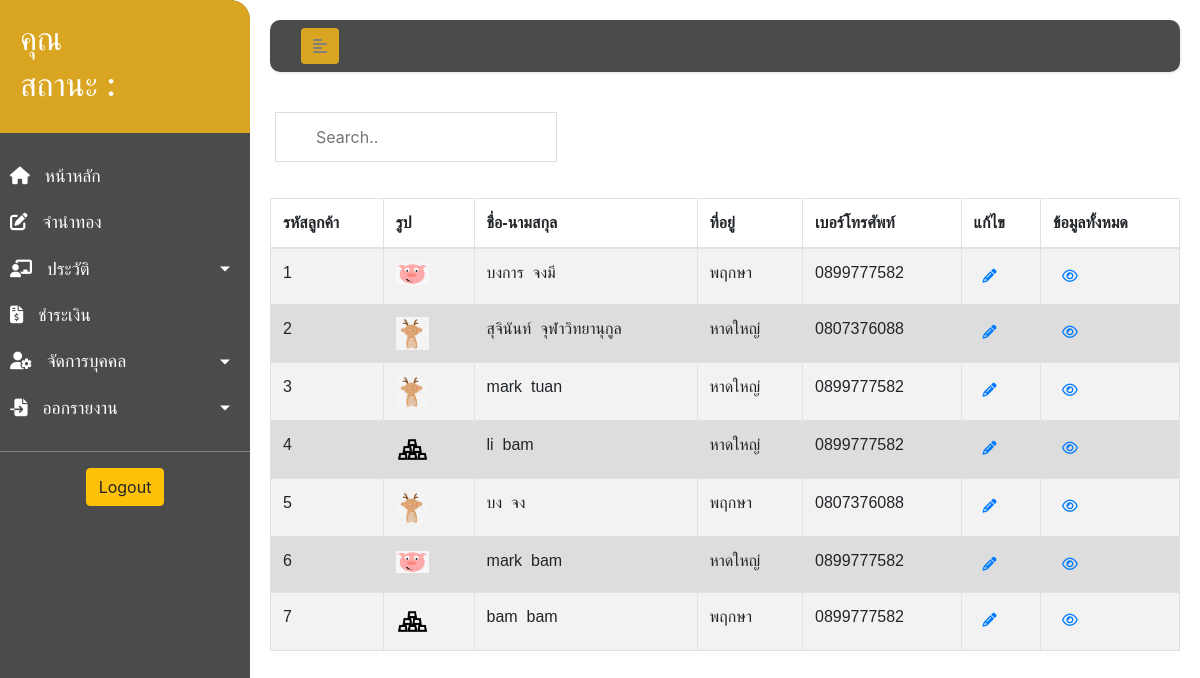
/customer.php, run on the app's committed database.
### tables this page shows
CREATE TABLE `customer` (
  `CusID` int(10) NOT NULL,
  `CusFname` varchar(255) NOT NULL,
  `CusLname` varchar(255) NOT NULL,
  `CusAddress` varchar(255) NOT NULL,
  `Tel` int(12) NOT NULL,
  `CusImg` varchar(255) NOT NULL
);

### customer.php (the view, shortened to what this page needs)
<?php
    include_once('config.php');
?>
<!DOCTYPE html>
<html lang="en">
<head>
    <link rel="stylesheet" href="css/css.css">
    <link rel="stylesheet" href="https://stackpath.bootstrapcdn.com/bootstrap/4.1.3/css/bootstrap.min.css">
</head>
<body>
    <div class="wrapper">
        <nav id="sidebar">
            <div class="sidebar-header">
                    <h2>คุณ <?php echo $_SESSION['fname']; ?></h2>
                    <h2>สถานะ :  <?php echo $_SESSION['position']; ?></h2>
            </div>
            <ul class="list-unstyled components">
                <li>
                    <a href="index.php">
                        <i class="fas fa-home"></i>
                        หน้าหลัก
                    </a>
                </li>
                <li>
                    <a href="pawngold.php">
                        <i class="fas fa-edit"></i>
                        จำนำทอง
                    </a>
                </li>
                <li>
                    <a href="#infoSubmenu" data-toggle="collapse" aria-expanded="false" class="dropdown-toggle">
                        <i class="fas fa-chalkboard-teacher"></i>
                        ประวัติ
                    </a>
                </li>
                <li>
                    <a href="payment.php">
                        <i class="fas fa-file-invoice-dollar"></i>
                        ชำระเงิน
                    </a>
                </li>
                <li>
                    <a href="#userSubmenu" data-toggle="collapse" aria-expanded="false" class="dropdown-toggle">
                        <i class="fas fa-user-cog"></i>
                        จัดการบุคคล
                    </a>
                </li>
                <li>
                    <a href="#reportSubmenu" data-toggle="collapse" aria-expanded="false" class="dropdown-toggle">
                        <i class="fas fa-file-import"></i>
                        ออกรายงาน
                    </a>
                </li>
            </ul>
            <div class="logout">
                <a href="logout.php">
                    <input type="submit" class="btn btn-warning" name="logout" value="Logout"><br>
                </a>
            </div>
        </nav>
        <div id="content">
            <nav class="navbar navbar-expand-lg ">
                <div class="container-fluid">
                    <button type="button" id="sidebarCollapse" class="btn">
                        <i class="fas fa-align-left"></i>
                    </button>
                </div>
            </nav>
        <div class="tbcontainer">
        <div class="row">
                <input id="myInput" type="text" placeholder="Search..">
            </div>
            <br>
        <?php
            $query = "select * FROM customer";
            $result = mysqli_query($conn, $query);
            echo"<table id='tbcustomer' class='table table-striped table-bordered' >";
            echo "<thead>";
                echo "<tr>";
                    echo "<th>รหัสลูกค้า</th>";
                    echo "<th>รูป</th>";
                    echo "<th>ชื่อ-นามสกุล</th>";
                    echo "<th>ที่อยู่</th>";
                    echo "<th>เบอร์โทรศัพท์</th>";
                    echo "<th>แก้ไข</th>";
                    echo "<th>ข้อมูลทั้งหมด</th>";
                echo "</tr>";
            echo "</thead>";
            echo "<tbody id='myTable'>";
            while($row = mysqli_fetch_array($result)){
                echo "<tr>";
                echo "<td>" .$row["CusID"] .  "</td>";
                ?>
                <td width="10%">
                    <img src= "cusimg/<?php echo $row["CusImg"];?>" width="50%">
                </td>
                <?php
                echo "<td>" .$row["CusFname"]."&nbsp&nbsp".$row["CusLname"].  "</td>";
                echo "<td>" .$row["CusAddress"] .  "</td>";
                echo "<td>0" .$row["Tel"] .  "</td>";
                ?>
               <td>
                    <a class='btn btn-link btn-sm' href='editcus.php?cus_id=<?=$row["CusID"];?>'><span class='fas fa-pencil-alt'></span></a>
                </td>
               <td>
                <a class='btn btn-link btn-sm' href='showdata_pawngold.php?pawngold_id=<?=$row["CusID"];?>'><span class='far fa-eye'></span></a>
               </td>
               <?php
                echo "</tr>";
                }
            echo"</table>";
        ?>
        </div>
        </div>
    </div>
</body>
</html>

### css/css.css (style rules this page uses)
* { list-style: none; }
body { font-family: 'Kanit', sans-serif; font-family: 'Roboto Slab', serif; background: #fafafa; text-decoration: none; }
a, a:hover, a:focus { color: inherit; text-decoration: none; transition: all 0.3s; }
.navbar { padding: 15px 10px; background: #4b4b4b; border: none; border-radius: 10px; margin-bottom: 40px; box-shadow: 1px 1px 3px rgba(0, 0, 0, 0.1); }
.navbar .btn { box-shadow: none; outline: none !important; border: none; background: goldenrod; color: gray; }
.wrapper { display: flex; align-items: stretch; width: 100%; height: 100%; }
#sidebar { min-width: 250px; max-width: 250px; background: #4b4b4b; color: #fff; transition: all 0.3s; border-top-right-radius: 20px; border-bottom-right-radius: 20px; }
#sidebar ul li a { text-align: left; }
#sidebar .sidebar-header { padding: 20px; background: goldenrod; border-top-right-radius: 20px; }
#sidebar ul.components { padding: 20px 0; border-bottom: 1px solid gray; }
#sidebar ul li a { padding: 10px; font-size: 1.1em; display: block; color: #fff; }
#sidebar ul li a i { margin-right: 10px; }
a[data-toggle="collapse"] { position: relative; }
.dropdown-toggle::after { display: block; position: absolute; top: 50%; right: 20px; transform: translateY(-50%); }
#content { width: 100%; padding: 20px; min-height: 100vh; transition: all 0.3s ease; }
.tbcontainer { text-align: center; }
.logout { text-align: center; }

### customer.php (style rules this page uses)
#myInput { background-position: 10px 10px; background-repeat: no-repeat; width: 30%; font-size: 16px; padding: 12px 20px 12px 40px; border: 1px solid #ddd; margin-bottom: 12px; margin-left: 20px; }
table { font-family: arial, sans-serif; border-collapse: collapse; width: 100%; }
td, th { border: 1px solid #dddddd; text-align: left; padding: 8px; }
tr:nth-child(even) { background-color: #dddddd; }

### data on the page
customer: CusID "1", CusImg (picture), CusFname "บงการ", CusLname "จงมี", CusAddress "พฤกษา", Tel "899777582"
customer: CusID "2", CusImg (picture), CusFname "สุจินันท์", CusLname "จุฬาวิทยานุกูล", CusAddress "หาดใหญ่", Tel "807376088"
customer: CusID "3", CusImg (picture), CusFname "mark", CusLname "tuan", CusAddress "หาดใหญ่", Tel "899777582"
customer: CusID "4", CusImg (picture), CusFname "li", CusLname "bam", CusAddress "หาดใหญ่", Tel "899777582"
customer: CusID "5", CusImg (picture), CusFname "บง", CusLname "จง", CusAddress "พฤกษา", Tel "807376088"
customer: CusID "6", CusImg (picture), CusFname "mark", CusLname "bam", CusAddress "หาดใหญ่", Tel "899777582"
customer: CusID "7", CusImg (picture), CusFname "bam", CusLname "bam", CusAddress "พฤกษา", Tel "899777582"
